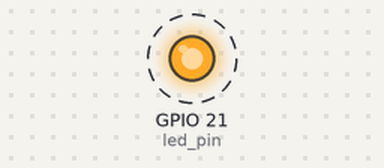
Bench run of a program on a simulated Raspberry Pi (BCM pin numbers). Shown: output pins drawn as LEDs (lit = HIGH). Dashed ring = blinking. What the program prints to the terminal is not drawn.

Above: at 0.5 s.
Timing chart, 0 to 4.6 s (numbered marks = the images above):
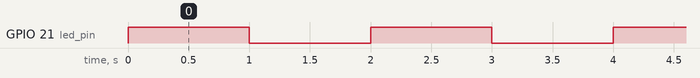

The program:

LED_Test.py
```python
import RPi.GPIO as GPIO
from time import sleep

led_pin = 21
GPIO.setmode(GPIO.BCM)
GPIO.setup(led_pin, GPIO.OUT)
while True:
    GPIO.output(led_pin, True)
    print(3.3)
    sleep(1)
    GPIO.output(led_pin, False)
    print(0)
    sleep(1)
```

Measured:
- by itself, GPIO 21 (led_pin): alternates HIGH for 1.0 s and LOW for 1.0 s
